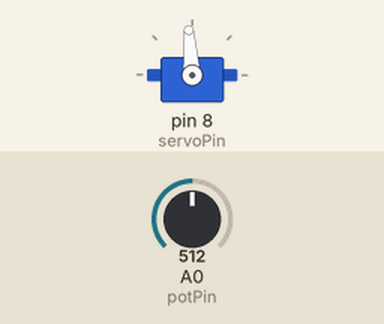
The sketch below on a simulated Arduino Uno, built with avr-gcc and run on an emulated ATmega328P. Parts: servo. The inputs (shaded band) are chosen by the test bench; at power-on: A0 (potPin) = 512. What the sketch prints to the serial monitor is not drawn.

Above: at 1.2 s.
1.3 s: A0 (potPin) set to 716
At 1.7 s:
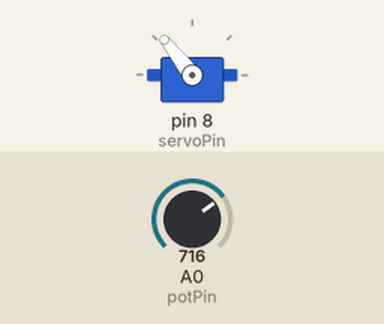
2.8 s: A0 (potPin) set to 900
At 4.0 s:
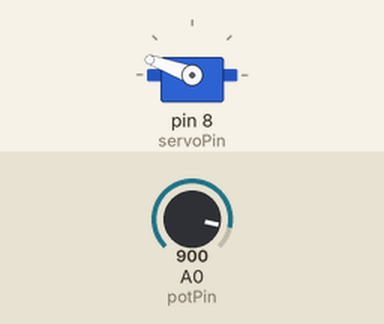
4.3 s: A0 (potPin) set to 1023
At 5.2 s:
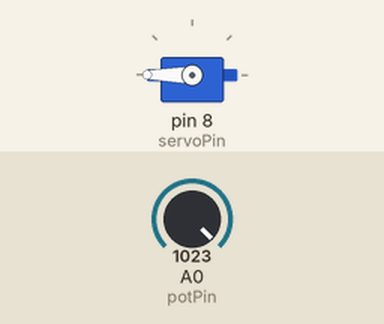
5.8 s: A0 (potPin) set to 306
At 6.4 s:
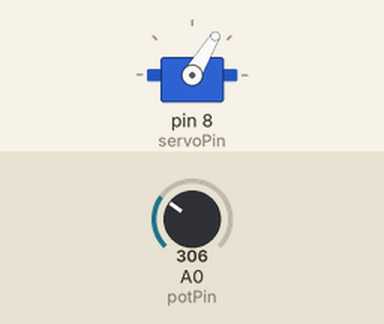
7.3 s: A0 (potPin) set to 122
At 8.5 s:
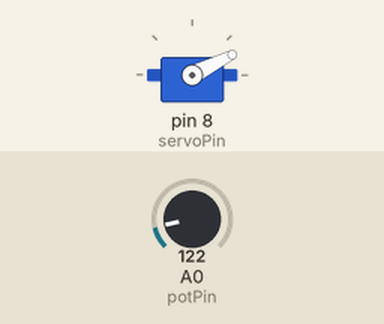
8.8 s: A0 (potPin) set to 0
At 9.9 s:
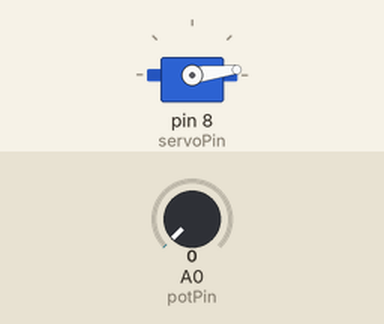
Timing chart, 0 to 11.3 s (numbered marks = the images above; inputs shaded):
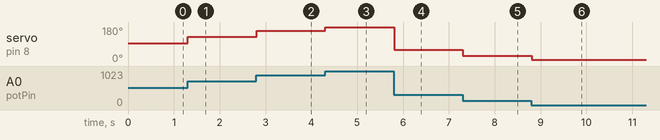

The sketch:

Pot_Servo_LCD.ino
```cpp
/*
  Control the position of a servo with a potentiometer
  Output position to an LCD
  Also displays to the serial monitor

Hardware connections:

  Potentiometer:

    Potentiometers have three pins. When we're using it as a
    voltage divider, we connect the outside pins to power and
    ground. The middle pin will be the signal (a voltage which
    varies from 0 Volts to 5 Volts depending on the position of
    the knob).

    Connect the middle pin to an ANALOG IN pin on the Arduino.
    Connect one of the outside pins to 5V.
    Connect the other outside pin to GND.

*/


int potPin = 0;    // The potentiometer is connected to this analog pin

#include <LiquidCrystal.h>  //LCD library

LiquidCrystal lcd(12,11,5,4,3,2); // Initialize the library with the pins we're using.

int potOld = 0; //Initialize

#include <Servo.h>  // servo library

Servo servo1;  // servo control object

int servoPin = 8; // Set the digital pin that the servo will be attached to


void setup()
{
  lcd.clear(); //Clear the LCD

  lcd.setCursor(0, 0); //Set the LCD cursor at the initial position

  Serial.begin(9600); //Initialize the port and set the baud rate (communication speed)

  servo1.attach(servoPin); // We'll now "attach" the servo1 object to a digital pin
}


void loop()
{

  int potValue; // Declare  integer to store the value of the potentiometer:

  // The potentiometer is set up as a voltage divider, so that
  // when you turn it, the voltage on the center pin will vary
  // from 0V to 5V. We've connected the center pin on the
  // potentiometer to the Arduino's analog input 0.

  // The Arduino can read external voltages on the analog input
  // pins using a built-in function called analogRead(). This
  // function takes one input value, the analog pin we're using
  // (sensorPin, which we earlier set to 0). It returns an integer
  // number that ranges from 0 (0 Volts) to 1023 (5 Volts).
  // We're sticking this value into the sensorValue variable:

  potValue = analogRead(potPin); //read pot value
  potValue = map(potValue, 0, 1023, 7, 181); //map the pot value (ranged 0-1023) to a new range of 7-181
  potValue = constrain(potValue, 7, 181); //constrain the value between 7-181
  //The bottom value was constrained to 7 because the servo jumps
  //excessively with values between 0-6

  Serial.println(potValue); //output to serial display
  lcd.setCursor(0, 0); //Set the LCD cursor at the initial position
  lcd.print(potValue); //output to the lcd

  servo1.write(potValue);  // Move the servo to the position set by the pot

  //We only want to clear the LCD screen if we turn the pot to a new value
  //Otherwise the displated number with flash constantly
  if (potOld != potValue) //check if we have a new value
  {
    lcd.clear(); //clear the lcd
    //Serial.println("clear"); //also print to the serial monitor as a debugging measure
    //The line above was commented out becuase it appears that writing too much to the serial
    //monitor causes the servo to jump excessively
  }

  potOld = potValue; //reset the potOld variable for the next loop

}
```

Measured:
- after the input at 1.3 s, servo on pin 8 (servoPin): 94° → 128° at once
- after the input at 2.8 s, servo on pin 8 (servoPin): 128° → 160° at once
- after the input at 4.3 s, servo on pin 8 (servoPin): 160° → 180° at once
- after the input at 5.8 s, servo on pin 8 (servoPin): 180° → 59° at once
- after the input at 7.3 s, servo on pin 8 (servoPin): 59° → 27° at once
- after the input at 8.8 s, servo on pin 8 (servoPin): 27° → 7° at once
